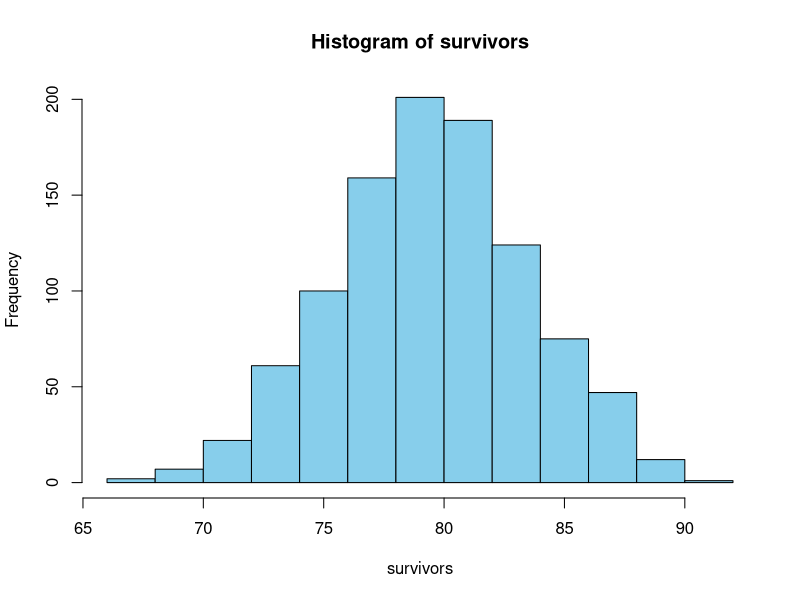
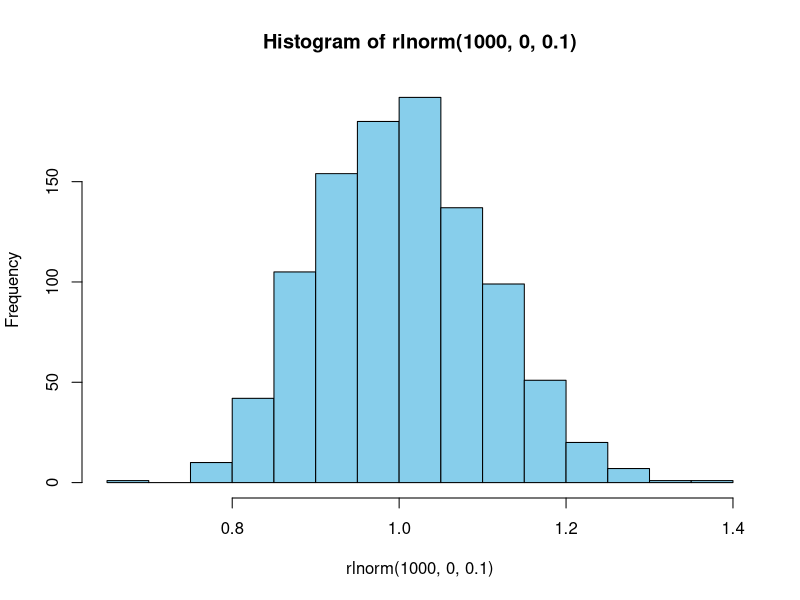
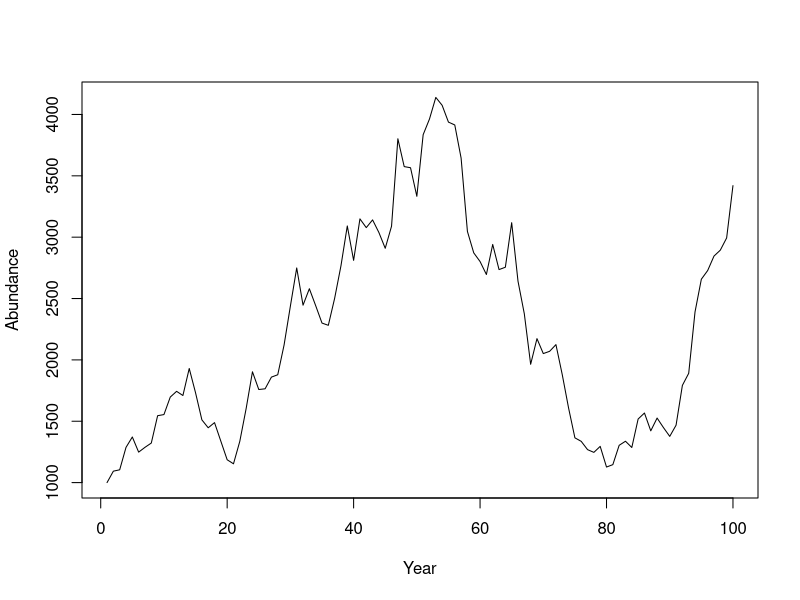
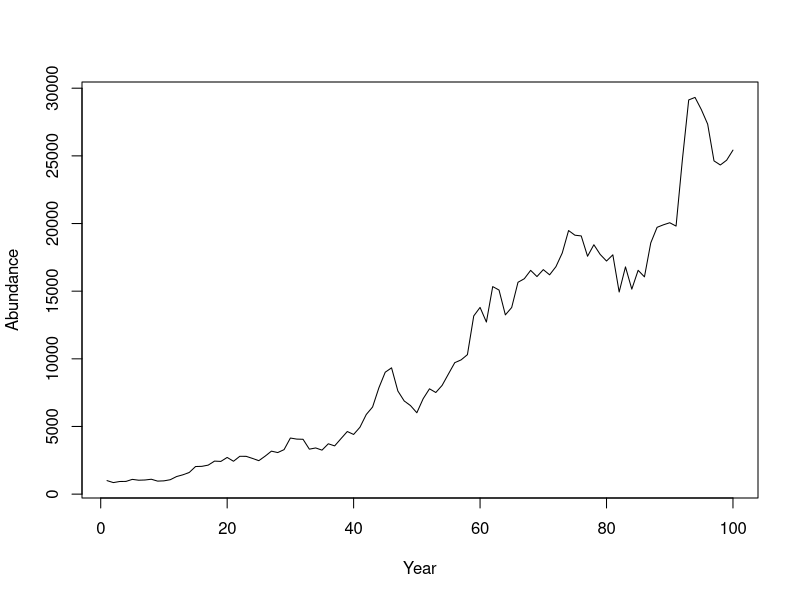
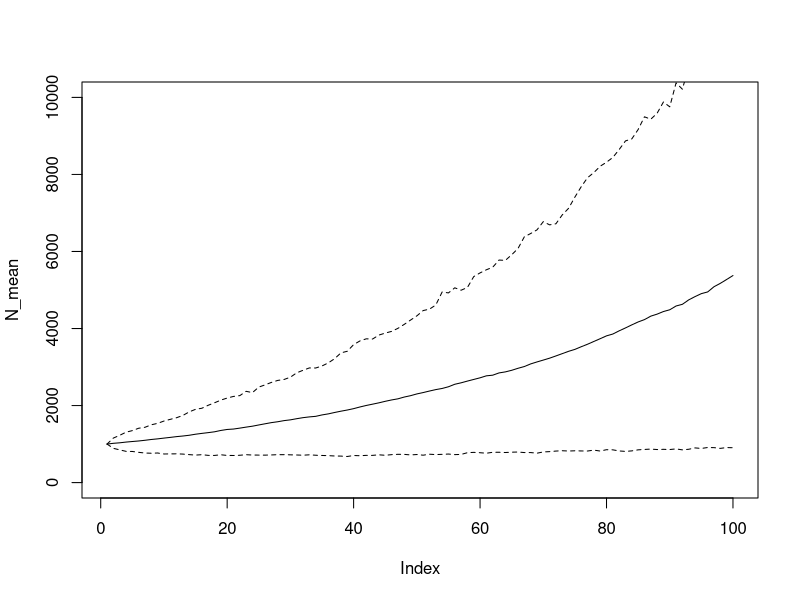
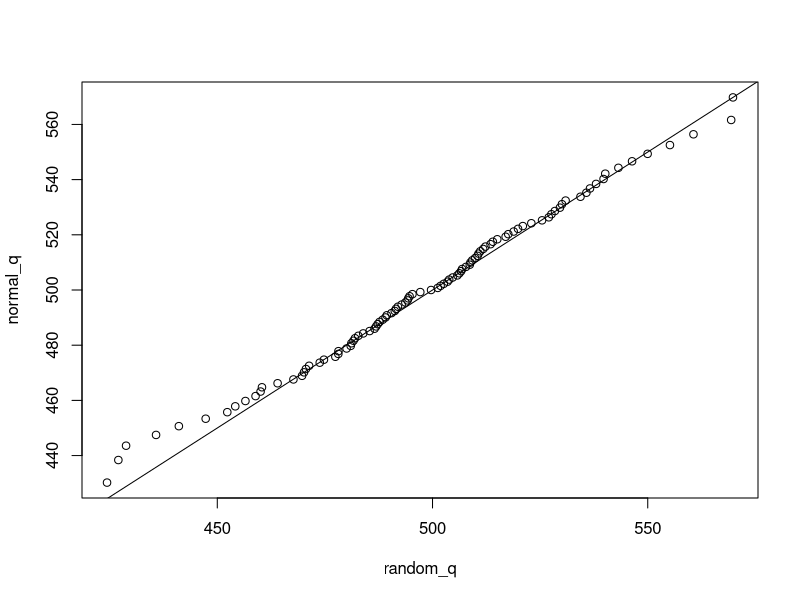
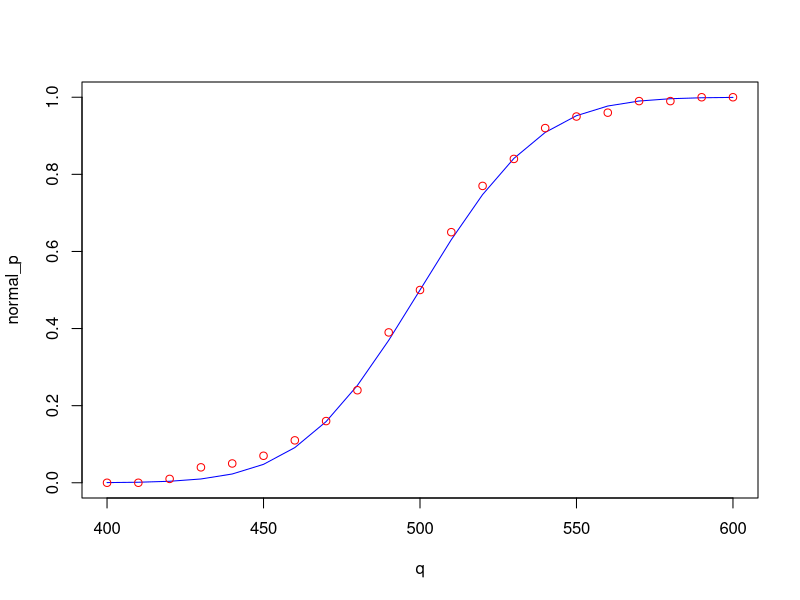

The R source for these figures, in order: (Note: this script raises an error after producing the figures.)
## ---- chunk 1
rm(list = ls(all = T))
knitr::opts_chunk$set(fig.align = "center")
## ---- chunk 2
rbinom(n = 1, size = 100, prob = 0.8)
## ---- chunk 3
survivors = rbinom(1000, 100, 0.8)
hist(survivors, col = "skyblue")
## ---- chunk 4
hist(rlnorm(1000, 0, 0.1), col = "skyblue")
## ---- chunk 5
sample(x = 1:10, size = 5)
## ---- chunk 6
sample(x = c("a", "b", "c"), size = 10, replace = T)
## ---- chunk 7
sample(x = c("live", "die"), size = 10, replace = T,
       prob = c(0.8, 0.2))
## ---- chunk 8
set.seed(123)
rnorm(1)
## ---- chunk 9
x = rnorm(30, 500, 30)
## ---- chunk 10
means = replicate(n = 1000, expr = {
  x_i = sample(x, length(x), replace = T)
  mean(x_i)
})
## ---- chunk 11
se = function(x) sd(x)/sqrt(length(x))
mean(means); mean(x)
sd(means); se(x)
## ---- chunk 12
for (i in 1:5) {
  print(i^2)
}
## ---- chunk 13
i = 1; print(i); i = 2; print(i); i = 3; print(i); i = 4; print(i); i = 5; print(i)
## ---- chunk 14
for (i in 1:5) {
  i^2
}
## ---- chunk 15
results = numeric(5)
## ---- chunk 16
for (i in 1:5) {
  results[i]=i^2
}
results
## ---- chunk 17
nt = 100        # number of years
N = NULL       # container for abundance
N[1] = 1000    # first end-of-year abundance

for (t in 2:nt) {
  # N this year is N last year * growth *
    # randomness * fraction that survive harvest
  N[t] = (N[t-1] * 1.1 * rlnorm(1, 0, 0.1)) * (1 - 0.08)
}

# plot
plot(N, type = "l", pch = 15, xlab = "Year", ylab = "Abundance")
## ---- chunk 18
pop_sim = function(nt, grow, sd_grow, U, plot = F) {
  N = NULL 
  N[1] = 1000

  for (t in 2:nt) {
    N[t] = (N[t-1] * grow * rlnorm(1, 0, sd_grow)) * (1 - U)
  }
  
  if (plot) {
    plot(N, type = "l", pch = 15, xlab = "Year", ylab = "Abundance")
  }
  
  N
}
## ---- chunk 19
pop_sim(100, 1.1, 0.1, 0.08, T)
## ---- chunk 20
out = replicate(n = 1000, expr = pop_sim(100, 1.1, 0.1, 0.08, F))
## ---- chunk 21
N_mean = apply(out, 1, mean)
N_mean[1:10]
## ---- chunk 22
N_quants = apply(out, 1, function(x) quantile(x, c(0.1, 0.9)))

plot(N_mean, type = "l", ylim = c(0, 10000))
lines(N_quants[1,], lty = 2)
lines(N_quants[2,], lty = 2)
## ---- chunk 23
out10 = ifelse(out[10,] < 1000, "less10", "greater10")
table(out10)
## ---- chunk 24
out20 = ifelse(out[20,] < 1100, "less20", "greater20")
table(out20)
## ---- chunk 25
table(out10, out20)
## ---- chunk 26
round(table(out10, out20)/1000, 2)
## ---- chunk 27
mu = 500; sig = 30
## ---- chunk 28
random = rnorm(100, mu, sig)
## ---- chunk 29
p = seq(0.01, 0.99, 0.01)

random_q = quantile(random, p)
normal_q = qnorm(p, mu, sig)

plot(normal_q ~ random_q); abline(c(0,1))
## ---- chunk 30
q = seq(400, 600, 10)

random_cdf = ecdf(random)
random_p = random_cdf(q)
normal_p = pnorm(q, mu, sig)

plot(normal_p ~ q, type = "l", col = "blue")
points(random_p ~ q, col = "red")
## ---- chunk 31
sim_fit = function(n, p_old = 0.05, p_new = 0.15) {
  
  # create the data
  dead_old = rbinom(n, size = 1, prob = p_old)
  dead_new = rbinom(n, size = 1, prob = p_new)
  
  # create the predictor variable
  method = rep(c("old", "new"), each = n)
  
  # create a data.frame to pass to glm
  df = data.frame(dead = c(dead_old, dead_new), method = method)
  
  # relevel so old is the reference
  df$method = relevel(df$method, ref = "old")
  
  # fit the model
  fit = glm(dead ~ method, data = df, family = binomial)
  
  # extract the p-value
  pval = summary(fit)$coef[2,4]
  
  # determine if it was found to be significant
  pval < 0.05
}
## ---- chunk 32
I = 1000  # the number of replicates at each sample size

n_try = seq(5, 15, 2)  # the test sample sizes
N = length(n_try)      # count them

# container: 
out = matrix(NA, I, N) # matrix with I rows and N columns

for (n in 1:N) {
  for (i in 1:I) {
    out[i,n] = sim_fit(n = n_try[n])
  }
}
## ---- chunk 33
plot(apply(out, 2, mean) ~ n_try, type = "l")
## ---- chunk 34
sim_fit = function(n, p_old = 0.05, p_new = 0.15) {
  
  # create the data
  dead_old = rbinom(n, size = 1, prob = p_old)
  dead_new = rbinom(n, size = 1, prob = p_new)
  
  # create the predictor variable
  method = rep(c("old", "new"), each = n)
  
  # create a data.frame to pass to glm
  df = data.frame(dead = c(dead_old, dead_new), method = method)
  
  # relevel so old is the reference
  df$method = relevel(df$method, ref = "old")
  
  # fit the model
  fit = glm(dead ~ method, data = df, family = binomial)
  
  # obtain the estimated mortality rate for the new method
  p_new_est = predict(fit, data.frame(method = c("new")),
                      type = "response")
  
  # determine if it is at least 0.15
  p_new_est >= 0.15
}

I = 1000  # the number of replicates at each sample size

n_try = seq(5, 15, 2)  # the test sample sizes
N = length(n_try)      # count them

# container: 
out = matrix(NA, I, N) # matrix with I rows and N columns

for (n in 1:N) {
  for (i in 1:I) {
    out[i,n] = sim_fit(n = n_try[n])
  }
}

plot(apply(out, 2, mean) ~ n_try, type = "l")
